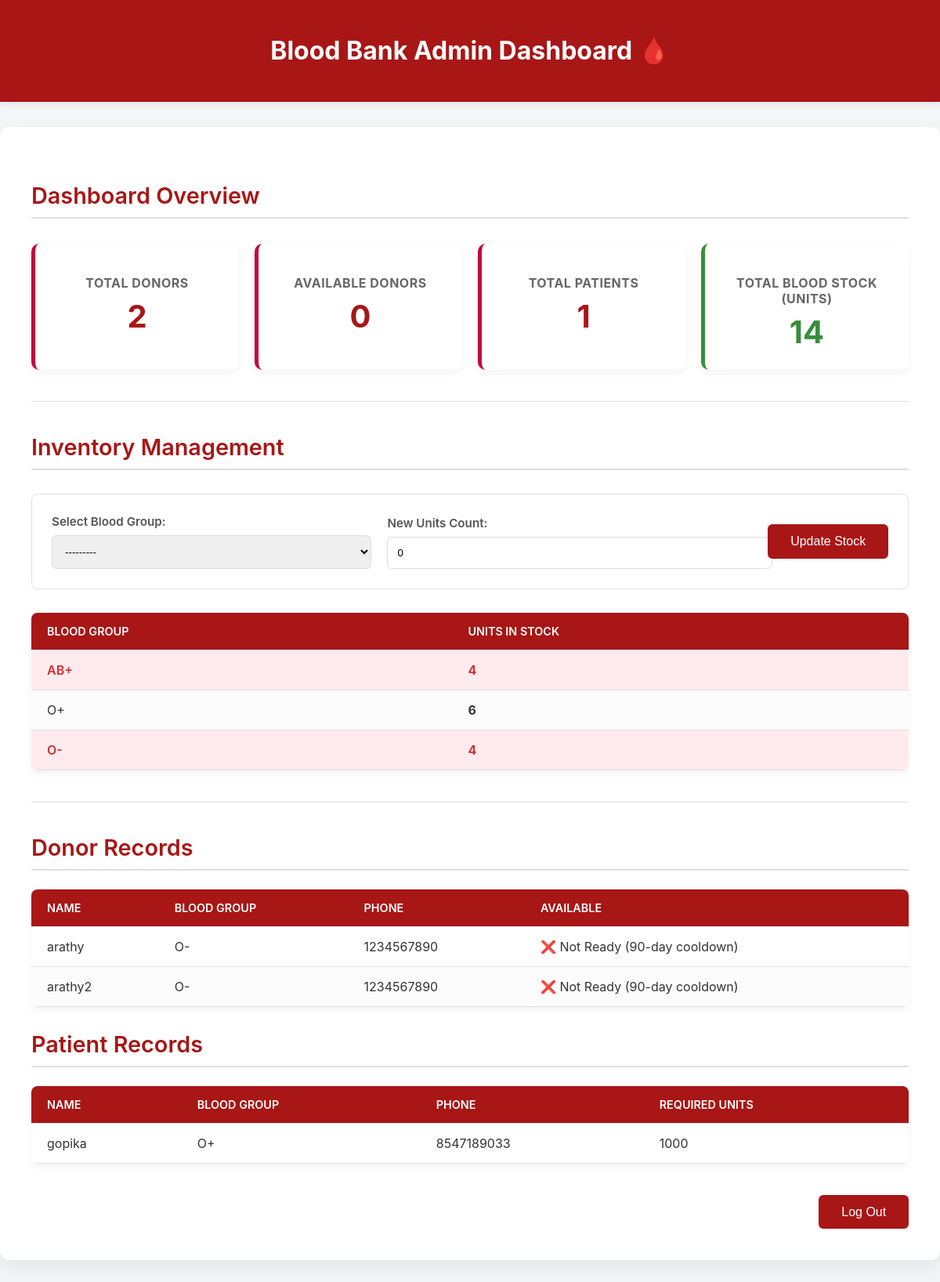
Before: /admin-dashboard/ (signed in) with the older database file.
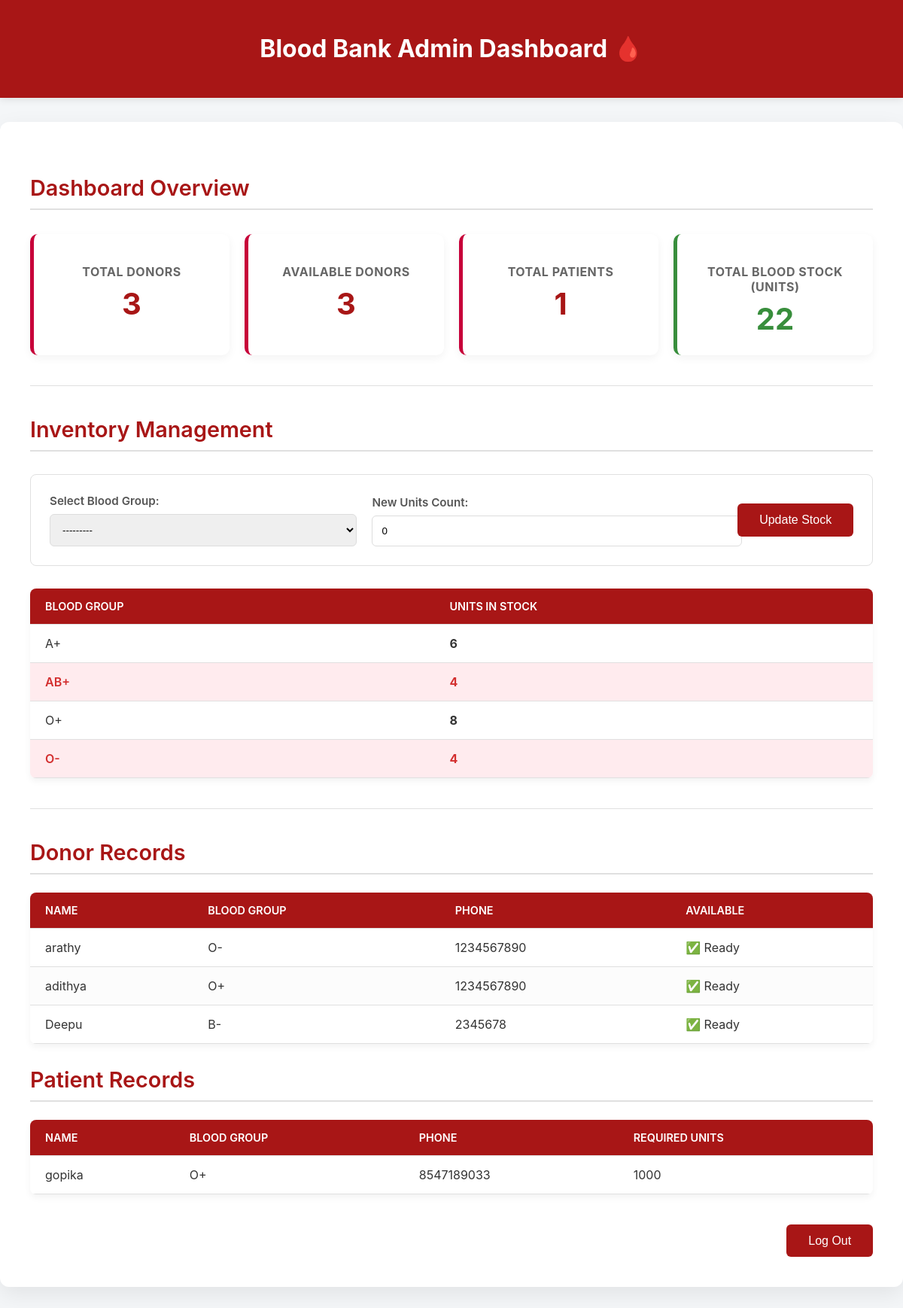
After: the same page with the newer database file.
### bloodmanager/models.py (models this page shows, shortened)
class BloodStock(models.Model):
    blood_group = models.CharField(max_length=3, choices=BLOOD_GROUP_CHOICES, unique=True)
    units = models.PositiveIntegerField(default=0)

class Donor(models.Model):
    user = models.OneToOneField(User, on_delete=models.CASCADE)
    phone = models.CharField(max_length=15)
    gender = models.CharField(max_length=10, choices=GENDER_CHOICES)
    blood_group = models.CharField(max_length=3, choices=BLOOD_GROUP_CHOICES)
    address = models.TextField()
    age = models.PositiveIntegerField()
    last_donation_date = models.DateField(null=True, blank=True)
    available = models.BooleanField(default=True)

class Patient(models.Model):
    user = models.OneToOneField(User, on_delete=models.CASCADE)
    phone = models.CharField(max_length=15)
    gender = models.CharField(max_length=10, choices=GENDER_CHOICES)
    blood_group = models.CharField(max_length=3, choices=BLOOD_GROUP_CHOICES)
    address = models.TextField()
    required_units = models.PositiveIntegerField(default=1)

### bloodmanager/views.py (the view)
# urls.py: path('admin-dashboard/', views.admin_dashboard, name='admin-dashboard'),
@user_passes_test(is_admin)
def admin_dashboard(request):
    donors = Donor.objects.all()
    patients = Patient.objects.all()
    stock = BloodStock.objects.all().order_by('blood_group')
    total_donors = donors.count()
    available_donors = donors.filter(available=True).count()
    total_patients = patients.count()
    total_stock_units = sum(item.units for item in stock)
    stock_form = None
    if request.method == 'POST':
        stock_form = BloodStockForm(request.POST)
        if stock_form.is_valid():
            blood_group = stock_form.cleaned_data['blood_group']
            units = stock_form.cleaned_data['units']
            stock_item, created = BloodStock.objects.get_or_create(blood_group=blood_group, defaults={'units': 0})
            stock_item.units = units
            stock_item.save()
            messages.success(request, f'Blood Stock for {blood_group} updated successfully to {units} units.')
            return redirect('admin-dashboard')
    else:
        stock_form = BloodStockForm()
    return render(request, 'admin/admin_dashboard.html', {
        'donors': donors,
        'patients': patients,
        'stock': stock,
        'total_donors': total_donors,
        'total_patients': total_patients,
        'available_donors': available_donors,
        'total_stock_units': total_stock_units,
        'stock_form': stock_form,
    })

### bloodmanager/forms.py
class BloodStockForm(forms.ModelForm):
    class Meta:
        model = BloodStock
        fields = ['blood_group', 'units']

### bloodmanager/views.py (called while the page is built)
def is_admin(user):
    return user.is_superuser

### bloodmanager/templates/admin/admin_dashboard.html (shortened to what this page needs)
<!DOCTYPE html>
<html lang="en">
<head>
</head>
<body>
<header>
    <h1>Blood Bank Admin Dashboard 🩸</h1>
</header>
<div class="container">
    <h2>Dashboard Overview</h2>
    <div class="stats">
        <div class="stat-box">
            <h3>Total Donors</h3>
            <p>{{ total_donors }}</p>
        </div>
        <div class="stat-box">
            <h3>Available Donors</h3>
            <p>{{ available_donors }}</p>
        </div>
        <div class="stat-box">
            <h3>Total Patients</h3>
            <p>{{ total_patients }}</p>
        </div>
        <div class="stat-box stock-highlight">
            <h3>Total Blood Stock (Units)</h3>
            <p><strong>{{ total_stock_units }}</strong></p>
        </div>
    </div>
    <hr>
    <h2>Inventory Management</h2>
    <form method="POST" class="stock-form">
        <div>
            <label for="{{ stock_form.blood_group.id_for_label }}">Select Blood Group:</label>
            {{ stock_form.blood_group }}
        </div>
        <div>
            <label for="{{ stock_form.units.id_for_label }}">New Units Count:</label>
            {{ stock_form.units }}
        </div>
        <button type="submit" style="align-self: center;">Update Stock</button>
    </form>
    <table>
        <thead>
            <tr>
                <th>Blood Group</th>
                <th>Units in Stock</th>
            </tr>
        </thead>
        <tbody>
        {% for item in stock %}
        <tr class="{% if item.units < 5 %}low-stock{% endif %}">
            <td>{{ item.blood_group }}</td>
            <td><strong>{{ item.units }}</strong></td>
        </tr>
        {% empty %}
        <tr><td colspan="2" style="text-align: center; color: #777;">No stock records found.</td></tr>
        {% endfor %}
        </tbody>
    </table>
    <hr>
    <h2>Donor Records</h2>
    <table>
        <thead>
            <tr>
                <th>Name</th>
                <th>Blood Group</th>
                <th>Phone</th>
                <th>Available</th>
            </tr>
        </thead>
        <tbody>
        {% for donor in donors %}
        <tr>
            <td>{{ donor.user.username }}</td>
            <td>{{ donor.blood_group }}</td>
            <td>{{ donor.phone }}</td>
            <td>{% if donor.available %}✅ Ready{% else %}❌ Not Ready (90-day cooldown){% endif %}</td>
        </tr>
        {% empty %}
        <tr><td colspan="4" style="text-align: center; color: #777;">No donor records found.</td></tr>
        {% endfor %}
        </tbody>
    </table>
    <h2 style="margin-top: 30px;">Patient Records</h2>
    <table>
        <thead>
            <tr>
                <th>Name</th>
                <th>Blood Group</th>
                <th>Phone</th>
                <th>Required Units</th>
            </tr>
        </thead>
        <tbody>
        {% for patient in patients %}
        <tr>
            <td>{{ patient.user.username }}</td>
            <td>{{ patient.blood_group }}</td>
            <td>{{ patient.phone }}</td>
            <td>{{ patient.required_units }}</td>
        </tr>
        {% empty %}
        <tr><td colspan="4" style="text-align: center; color: #777;">No patient records found.</td></tr>
        {% endfor %}
        </tbody>
    </table>
    <div class="logout">
        <form method="POST" action="{% url 'logout' %}">
            <button type="submit">Log Out</button>
        </form>
    </div>
</div>
</body>
</html>

### bloodmanager/templates/admin/admin_dashboard.html (style rules this page uses)
:root { --primary-color:rgb(168, 22, 22); --secondary-color: #C70039; --background-light: #f4f6f8; --text-dark: #333; --border-light: #e0e0e0; --success-green: #388E3C; --alert-red: #D32F2F; }
body { font-family: 'Inter', 'Segoe UI', Tahoma, Geneva, Verdana, sans-serif; margin: 0; background: var(--background-light); color: var(--text-dark); }
header { background: var(--primary-color); color: white; padding: 1.5rem 1rem; text-align: center; box-shadow: 0 2px 10px rgba(0, 0, 0, 0.1); }
.container { max-width: 1200px; margin: 2rem auto; background: white; border-radius: 12px; box-shadow: 0 10px 30px rgba(0, 0, 0, 0.08); padding: 40px; }
h2 { color: var(--primary-color); text-align: left; margin-top: 30px; padding-bottom: 10px; border-bottom: 2px solid var(--border-light); font-weight: 600; font-size: 1.8rem; }
.stats { display: grid; grid-template-columns: repeat(auto-fit, minmax(220px, 1fr)); gap: 20px; margin: 2rem 0; }
.stat-box { background: white; border-radius: 10px; padding: 1.5rem; text-align: center; box-shadow: 0 4px 12px rgba(0, 0, 0, 0.05); border-left: 5px solid var(--secondary-color); transition: all 0.3s; }
.stat-box h3 { color: #666; margin-bottom: 0.5rem; font-size: 1em; text-transform: uppercase; letter-spacing: 0.5px; }
.stat-box p { font-size: 2.5em; font-weight: 700; color: var(--primary-color); margin: 0; }
.stock-highlight { border-left-color: var(--success-green); }
.stock-highlight p { color: var(--success-green); }
table { width: 100%; border-collapse: collapse; margin-top: 1.5rem; border-radius: 8px; overflow: hidden; box-shadow: 0 4px 10px rgba(0, 0, 0, 0.05); }
th, td { padding: 15px 20px; text-align: left; border-bottom: 1px solid var(--border-light); }
th { background: var(--primary-color); color: white; font-weight: 600; text-transform: uppercase; font-size: 0.9em; }
tr:nth-child(even) { background-color: #fcfcfc; }
.low-stock { background-color: #ffebee !important; color: var(--alert-red); font-weight: 600; }
.stock-form { display: flex; align-items: flex-end; gap: 20px; margin: 30px 0; padding: 25px; border: 1px solid var(--border-light); border-radius: 8px; background: #fff; }
.stock-form > div { flex-grow: 1; }
.stock-form label { display: block; margin-bottom: 8px; font-weight: 600; color: #555; font-size: 0.95em; }
.stock-form select, .stock-form input[type="number"] { width: 100%; padding: 0.75rem; border-radius: 6px; border: 1px solid #ddd; transition: border-color 0.3s; }
button { background: var(--primary-color); color: white; border: none; padding: 0.8rem 1.8rem; border-radius: 6px; cursor: pointer; font-size: 1em; font-weight: 500; transition: background 0.3s, transform 0.1s; }
.logout { text-align: right; margin-top: 40px; }
hr { border: 0; height: 1px; background: var(--border-light); margin: 40px 0; }

Changed rows visible on the page:
removed Donor: user.username "arathy2", blood_group "O-", phone "1234567890", available "❌ Not Ready (90-day cooldown)"
added BloodStock: blood_group "A+", units "6"
changed BloodStock (number 3 of 4 on the later page): units "6" → "8"
changed Donor "arathy": available "❌ Not Ready (90-day cooldown)" → "✅ Ready"
added Donor: user.username "adithya", blood_group "O+", phone "1234567890", available "✅ Ready"
added Donor: user.username "Deepu", blood_group "B-", phone "2345678", available "✅ Ready"
Other visible differences:
{{ total_donors }}: "2" → "3"
{{ available_donors }}: "0" → "3"
{{ total_stock_units }}: "14" → "22"
